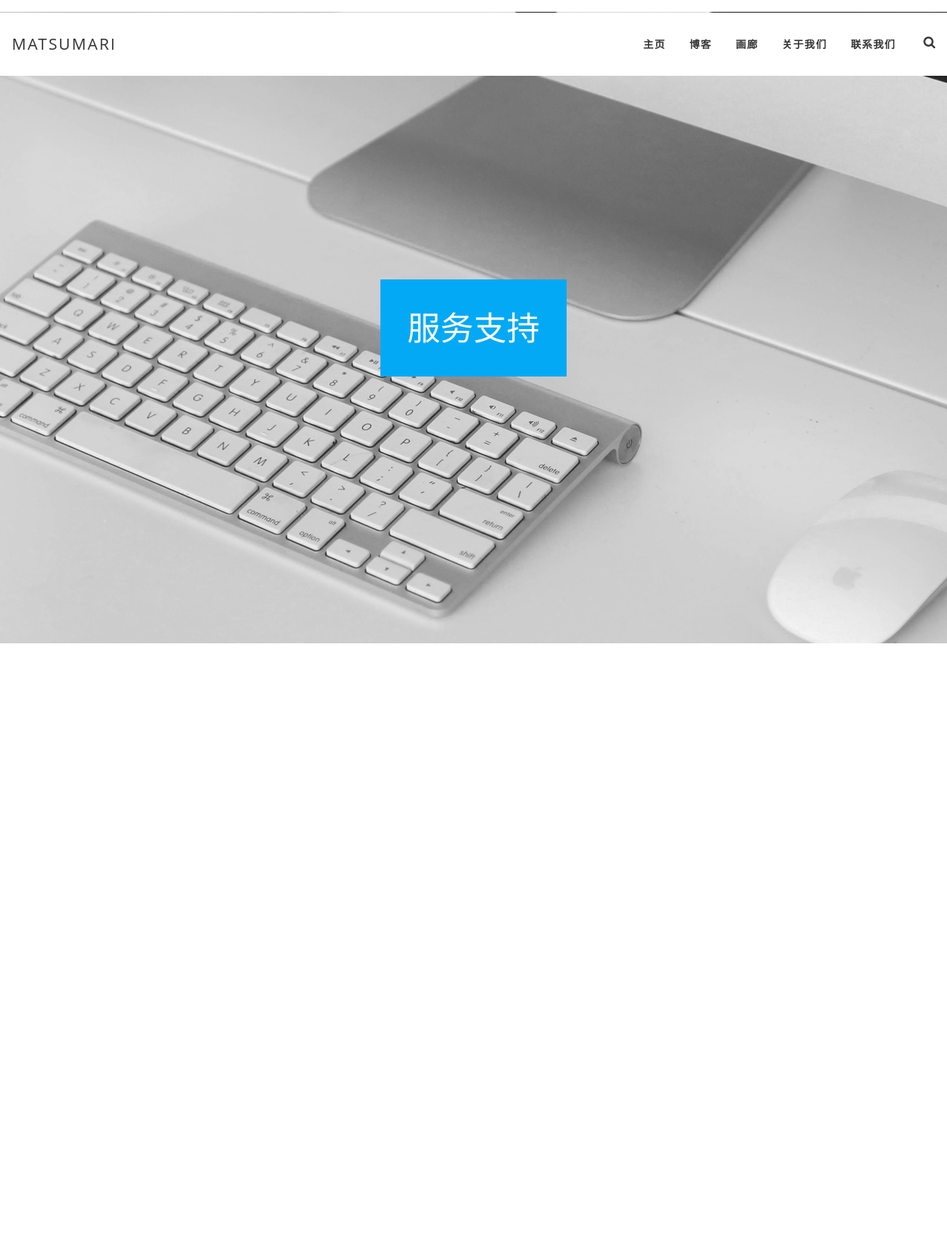
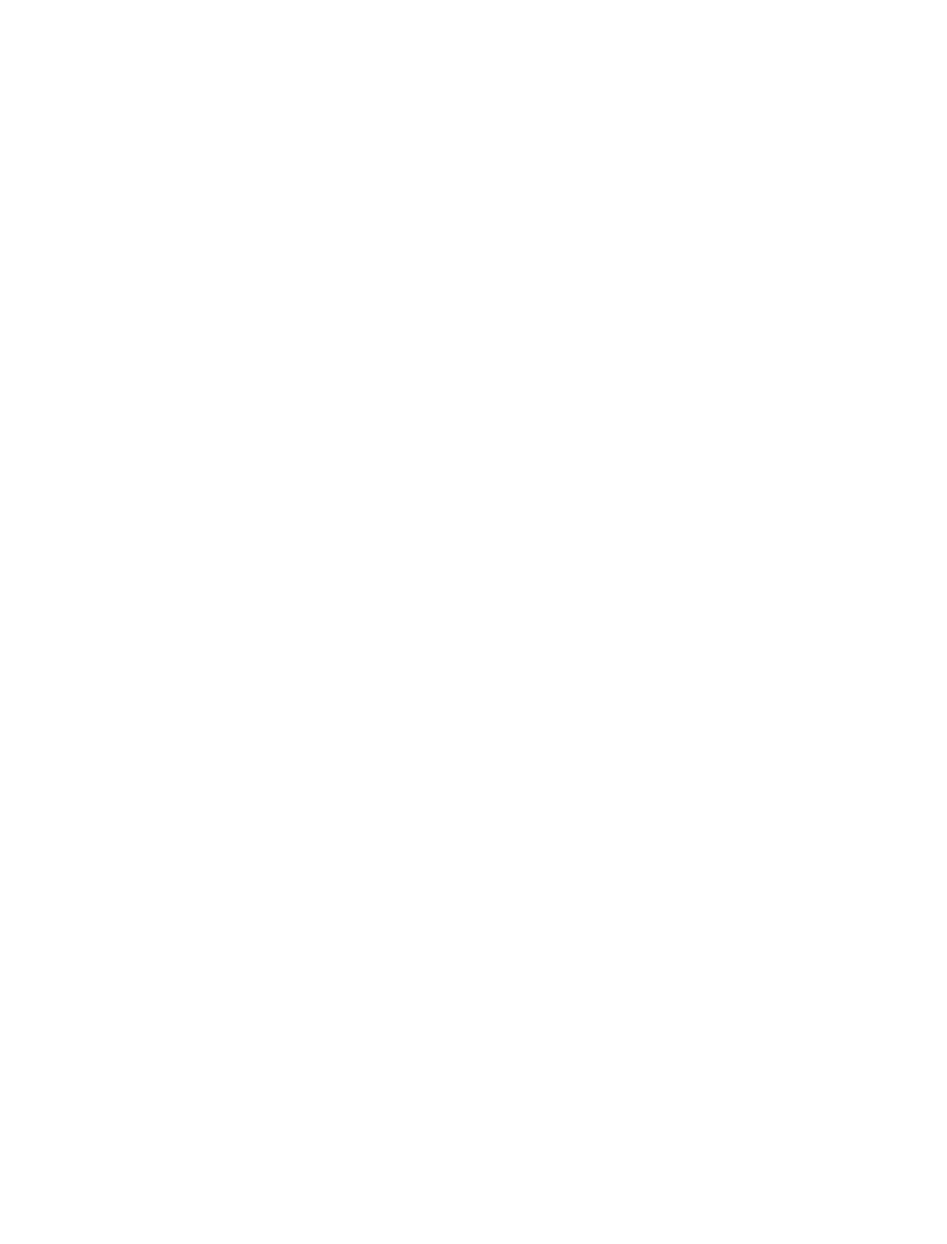
Screenshot of /server/index/ (upper part) with the database file from the repository (2 pictures, top to bottom).
### server/models.py (models this page shows)
class Ads(models.Model):
    img = models.ImageField(upload_to='ads',verbose_name='标题的图片')
    desc = models.CharField(max_length=20,verbose_name='图片的介绍')
    class Meta():
        verbose_name = "首页第一个图片内容"
        verbose_name_plural = verbose_name

### server/views.py (the view, shortened to what this page needs)
def index(request):
    article = Article.objects.all()
    img =  Picture.objects.all()
    title    = Title.objects.all()
    articles = Brief.objects.all()
    staff = Staffimage.objects.all()
    return render(request,'index.html',locals())

### server/templatetags/extend_fun.py (called while the page is built)
@register.simple_tag
def getads():
    return Ads.objects.all()

@register.filter(name='myslice')
def myslice(value,length):
    result = value[:length]
    return  result

### templates/index.html (shortened to what this page needs)
﻿{% load extend_fun %}
<!DOCTYPE html>
<html lang="en">
	<head>
		<link rel="stylesheet" href="/static/css/bootstrap.css" type="text/css" />
		<link rel="stylesheet" href="/static/css/animate.css" type="text/css" />
		<link rel="stylesheet" href="/static/css/font-awesome.css" type="text/css" />
		<link rel="stylesheet" href="/static/css/style.css" type="text/css" />
	</head>
	<body class="index-page">
		<header id="header" class="clear">
			<a href="" class="logo">Matsumari</a>
			<div class="header-right">
				<div class="header-search">
					<i class="fa fa-search" aria-hidden="true"></i>
				</div>
			</div>
			<nav class="navbar">
				<div id="navbar" class="navbar-collapse collapse">
					<ul class="nav navbar-nav menu">
						<li class="dropdown"><a href="{% url 'server:index' %}">主页</a></li>
						<li><a href="{% url 'server:blog' %}">博客</a></li>
						<li><a href="{% url 'server:gallery' %}">画廊</a></li>
						<li><a href="{% url 'server:about_us' %}">关于我们</a></li>
						<li><a href="{% url 'server:contacts' %}">联系我们</a></li>
					</ul>
				</div>
			</nav>
		</header>
		<div class="swiper-container" id="slide">
			<div class="swiper-wrapper">
				{% getads as ads %}
				{% for r in ads  %}
				<div class="swiper-slide" style="background-image:url(/static/media/{{ r.img }});">
					<div class="caption scroll-animation" data-animation="pulse" data-animation-delay="0s">
						<h1>{{ r.desc }}</h1>
					</div>
				</div>
				{% endfor %}
				</div>
			</div>
	</body>
</html>

### static/css/style.css (style rules this page uses)
html, body, div, span, applet, object, iframe, h1, h2, h3, h4, h5, h6, p, blockquote, pre, a, abbr, acronym, address, big, cite, code, del, dfn, em, font, img, ins, kbd, q, s, samp, small, strike, strong, sub, sup, tt, var, b, u, i, center, dl, dt, dd, ol, ul, li, fieldset, form, label, legend, table, caption, tbody, tfoot, thead, tr, th, td { margin: 0; padding: 0; border: 0; outline: 0; font-size: 100%; vertical-align: baseline; background: transparent; outline:0px solid red; }
ol, ul, li { list-style: none; }
html { height: 100%; }
header, nav, section, article, aside, footer { display: block; }
body { font: 12px/16px 'Open Sans', Arial, Verdana, sans-serif; width: 100%; height: 100%; background:#fff; color:#000; overflow-x:hidden; }
a { outline: none; font-size:13px; text-decoration: underline; color: #03A9F4; }
h1, h3, h4, h5, h6 { font-weight:normal; }
h1 { color: #2b2b2b; font-size: 42px; line-height: 1.3em; margin: 0 0 20px; font-weight: 900; text-transform: uppercase; }
.clear:before, .clear:after { content: ""; display: table; }
.clear:after { clear: both; }
.clear { zoom: 1; }
#header { padding: 0 15px; background-color:#fff; width: 100%; position: relative; z-index: 500; }
.index-page #header { border-bottom:0px; }
.logo { float: left; color: #333; font-size: 20px; font-weight: 400; text-transform: uppercase; padding: 30px 0; text-decoration: none; position: relative; z-index: 100; letter-spacing: 2px; line-height: 20px; }
.navbar { margin-bottom: 0; border: 0; }
.menu { float:right; }
.menu li { display: inline-block; position:relative; }
.menu li a { color: #333; font-size: 13px; font-weight: 600; text-transform: uppercase; letter-spacing: 0.1em; text-decoration: none; padding: 30px 15px; }
.header-right { float:right; padding: 30px 0 0; position:relative; z-index:100; }
.header-search { display:inline-block; font-size: 16px; margin: 0 0 0 20px; color:#333; }
.index-page #slide { top: -81px; margin-bottom: -81px; }
.caption { background: #03A9F4; padding: 34px; }
.caption h1 { color:#fff; margin:0; font-weight: 300; }
.swiper-container { margin: 0 auto; position: relative; overflow: hidden; z-index: 1; background:#2b2b2b; }
.swiper-wrapper { position: relative; width: 100%; height: 100%; z-index: 1; display: -webkit-box; display: -moz-box; display: -ms-flexbox; display: -webkit-flex; display: flex; -webkit-transition-property: -webkit-transform; -moz-transition-property: -moz-transform; -o-transition-property: -o-transform; -ms-transition-property: -ms-transform; transition-property: transform; -webkit-box-sizing: content-box; -moz-box-sizing: content-box; box-sizing: content-box; }
.swiper-container-android .swiper-slide, .swiper-wrapper { -webkit-transform: translate3d(0px, 0, 0); -moz-transform: translate3d(0px, 0, 0); -o-transform: translate(0px, 0px); -ms-transform: translate3d(0px, 0, 0); transform: translate3d(0px, 0, 0); }
.swiper-container { width: 100%; height: 100%; }
.swiper-slide { text-align: center; font-size: 18px; display: -webkit-box; display: -ms-flexbox; display: -webkit-flex; display: flex; -webkit-box-pack: center; -ms-flex-pack: center; -webkit-justify-content: center; justify-content: center; -webkit-box-align: center; -ms-flex-align: center; -webkit-align-items: center; align-items: center; background-repeat:no-repeat; background-position:center center; }
.swiper-slide { -webkit-flex-shrink: 0; -ms-flex: 0 0 auto; flex-shrink: 0; width: 100%; height: 100%; position: relative; }
body:after { content: url(../img/close.png) url(../img/loading.gif) url(../img/prev.png) url(../img/next.png); display: none; }
.scroll-animation { opacity: 0; }
.scroll-animation.animated { opacity: 1; }

### rows the page displays
Ads: img (picture), desc "服务支持"
